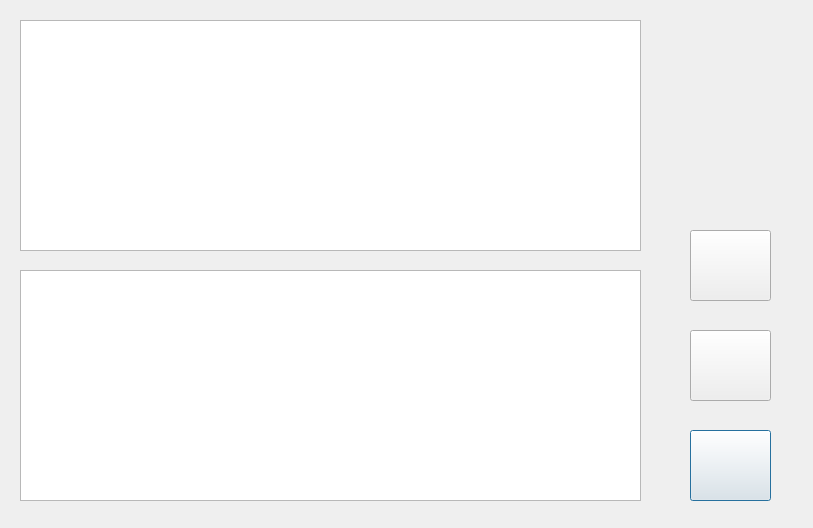
<?xml version="1.0" encoding="UTF-8"?>
<ui version="4.0">
 <class>WordChain</class>
 <widget class="QDialog" name="WordChain">
  <property name="geometry">
   <rect>
    <x>0</x>
    <y>0</y>
    <width>813</width>
    <height>528</height>
   </rect>
  </property>
  <property name="windowTitle">
   <string>WordChain</string>
  </property>
  <widget class="QPushButton" name="StartButton">
   <property name="geometry">
    <rect>
     <x>690</x>
     <y>430</y>
     <width>81</width>
     <height>71</height>
    </rect>
   </property>
   <property name="layoutDirection">
    <enum>Qt::LeftToRight</enum>
   </property>
   <property name="text">
    <string/>
   </property>
   <property name="icon">
    <iconset resource="source.qrc">
     <normaloff>:/source/start.png</normaloff>:/source/start.png</iconset>
   </property>
   <property name="iconSize">
    <size>
     <width>40</width>
     <height>40</height>
    </size>
   </property>
  </widget>
  <widget class="QTextEdit" name="InputEdit">
   <property name="geometry">
    <rect>
     <x>20</x>
     <y>20</y>
     <width>621</width>
     <height>231</height>
    </rect>
   </property>
   <property name="styleSheet">
    <string notr="true">QPushButton{;border-radius:5px}
QPushButton:hover{border-radius:5px}
QPushButton:pressed{border-radius:5px}
QPushButton:released{border-radius:2px}</string>
   </property>
  </widget>
  <widget class="QTextEdit" name="OutputEdit">
   <property name="geometry">
    <rect>
     <x>20</x>
     <y>270</y>
     <width>621</width>
     <height>231</height>
    </rect>
   </property>
  </widget>
  <widget class="QPushButton" name="ResetButton">
   <property name="geometry">
    <rect>
     <x>690</x>
     <y>330</y>
     <width>81</width>
     <height>71</height>
    </rect>
   </property>
   <property name="text">
    <string/>
   </property>
   <property name="icon">
    <iconset resource="source.qrc">
     <normaloff>:/source/reset.png</normaloff>:/source/reset.png</iconset>
   </property>
   <property name="iconSize">
    <size>
     <width>40</width>
     <height>40</height>
    </size>
   </property>
  </widget>
  <widget class="QPushButton" name="FileButton">
   <property name="geometry">
    <rect>
     <x>690</x>
     <y>230</y>
     <width>81</width>
     <height>71</height>
    </rect>
   </property>
   <property name="styleSheet">
    <string notr="true"/>
   </property>
   <property name="text">
    <string/>
   </property>
   <property name="icon">
    <iconset resource="source.qrc">
     <normaloff>:/source/file.png</normaloff>:/source/file.png</iconset>
   </property>
   <property name="iconSize">
    <size>
     <width>40</width>
     <height>40</height>
    </size>
   </property>
  </widget>
 </widget>
 <layoutdefault spacing="6" margin="11"/>
 <resources>
  <include location="source.qrc"/>
 </resources>
 <connections/>
</ui>
